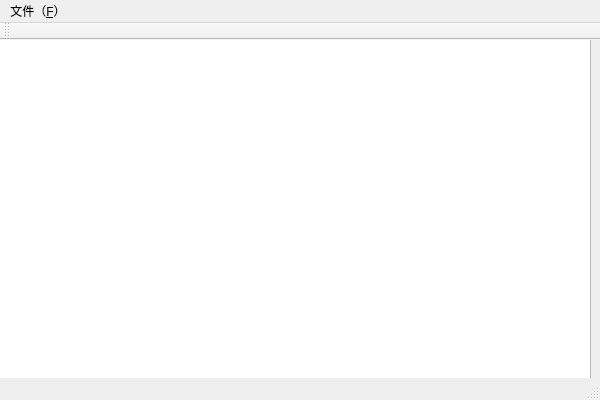
<?xml version="1.0" encoding="UTF-8"?>
<ui version="4.0">
 <class>mynotpadClass</class>
 <widget class="QMainWindow" name="mynotpadClass">
  <property name="geometry">
   <rect>
    <x>0</x>
    <y>0</y>
    <width>600</width>
    <height>400</height>
   </rect>
  </property>
  <property name="windowTitle">
   <string>mynotpad</string>
  </property>
  <widget class="QWidget" name="centralWidget">
   <widget class="QTextEdit" name="textEdit">
    <property name="geometry">
     <rect>
      <x>-20</x>
      <y>-10</y>
      <width>611</width>
      <height>351</height>
     </rect>
    </property>
   </widget>
  </widget>
  <widget class="QMenuBar" name="menuBar">
   <property name="geometry">
    <rect>
     <x>0</x>
     <y>0</y>
     <width>600</width>
     <height>23</height>
    </rect>
   </property>
   <widget class="QMenu" name="menu_F">
    <property name="title">
     <string>文件（&amp;F）</string>
    </property>
    <addaction name="newAction"/>
    <addaction name="openAction"/>
    <addaction name="saveAction"/>
    <addaction name="action_A"/>
    <addaction name="action_P"/>
    <addaction name="action_E"/>
   </widget>
   <addaction name="menu_F"/>
  </widget>
  <widget class="QToolBar" name="mainToolBar">
   <attribute name="toolBarArea">
    <enum>TopToolBarArea</enum>
   </attribute>
   <attribute name="toolBarBreak">
    <bool>false</bool>
   </attribute>
  </widget>
  <widget class="QStatusBar" name="statusBar"/>
  <action name="newAction">
   <property name="text">
    <string>新建（&amp;N）</string>
   </property>
  </action>
  <action name="openAction">
   <property name="text">
    <string>打开（&amp;O）</string>
   </property>
  </action>
  <action name="saveAction">
   <property name="text">
    <string>保存（&amp;S）</string>
   </property>
  </action>
  <action name="action_A">
   <property name="text">
    <string>另存为（&amp;A）</string>
   </property>
  </action>
  <action name="action_P">
   <property name="text">
    <string>打印（&amp;P）</string>
   </property>
  </action>
  <action name="action_E">
   <property name="text">
    <string>退出（&amp;E）</string>
   </property>
  </action>
 </widget>
 <layoutdefault spacing="6" margin="11"/>
 <resources>
  <include location="mynotpad.qrc"/>
 </resources>
 <connections/>
</ui>
